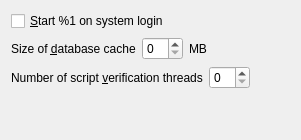
                    <widget class="QWidget" name="tabMain">
                        <attribute name="title">
                            <string>&amp;Main</string>
                        </attribute>
                        <layout class="QVBoxLayout" name="verticalLayout_Main">
                            <item>
                                <widget class="QCheckBox" name="memeiumAtStartup">
                                    <property name="toolTip">
                                        <string>Automatically start %1 after logging in to the system.</string>
                                    </property>
                                    <property name="text">
                                        <string>&amp;Start %1 on system login</string>
                                    </property>
                                </widget>
                            </item>
                            <item>
                                <layout class="QHBoxLayout" name="horizontalLayout_2_Main">
                                    <item>
                                        <widget class="QLabel" name="databaseCacheLabel">
                                            <property name="text">
                                                <string>Size of &amp;database cache</string>
                                            </property>
                                            <property name="textFormat">
                                                <enum>Qt::PlainText</enum>
                                            </property>
                                            <property name="buddy">
                                                <cstring>databaseCache</cstring>
                                            </property>
                                        </widget>
                                    </item>
                                    <item>
                                        <widget class="QSpinBox" name="databaseCache"/>
                                    </item>
                                    <item>
                                        <widget class="QLabel" name="databaseCacheUnitLabel">
                                            <property name="text">
                                                <string>MB</string>
                                            </property>
                                            <property name="textFormat">
                                                <enum>Qt::PlainText</enum>
                                            </property>
                                        </widget>
                                    </item>
                                    <item>
                                        <spacer name="horizontalSpacer_2_Main">
                                            <property name="orientation">
                                                <enum>Qt::Horizontal</enum>
                                            </property>
                                            <property name="sizeHint" stdset="0">
                                                <size>
                                                    <width>40</width>
                                                    <height>20</height>
                                                </size>
                                            </property>
                                        </spacer>
                                    </item>
                                </layout>
                            </item>
                            <item>
                                <layout class="QHBoxLayout" name="horizontalLayout_3_Main">
                                    <item>
                                        <widget class="QLabel" name="threadsScriptVerifLabel">
                                            <property name="text">
                                                <string>Number of script &amp;verification threads</string>
                                            </property>
                                            <property name="textFormat">
                                                <enum>Qt::PlainText</enum>
                                            </property>
                                            <property name="buddy">
                                                <cstring>threadsScriptVerif</cstring>
                                            </property>
                                        </widget>
                                    </item>
                                    <item>
                                        <widget class="QSpinBox" name="threadsScriptVerif">
                                            <property name="toolTip">
                                                <string>(0 = auto, &lt;0 = leave that many cores free)</string>
                                            </property>
                                        </widget>
                                    </item>
                                    <item>
                                        <spacer name="horizontalSpacer_3_Main">
                                            <property name="orientation">
                                                <enum>Qt::Horizontal</enum>
                                            </property>
                                            <property name="sizeHint" stdset="0">
                                                <size>
                                                    <width>40</width>
                                                    <height>20</height>
                                                </size>
                                            </property>
                                        </spacer>
                                    </item>
                                </layout>
                            </item>
                            <item>
                                <spacer name="verticalSpacer_Main">
                                    <property name="orientation">
                                        <enum>Qt::Vertical</enum>
                                    </property>
                                    <property name="sizeHint" stdset="0">
                                        <size>
                                            <width>20</width>
                                            <height>40</height>
                                        </size>
                                    </property>
                                </spacer>
                            </item>
                        </layout>
                    </widget>
